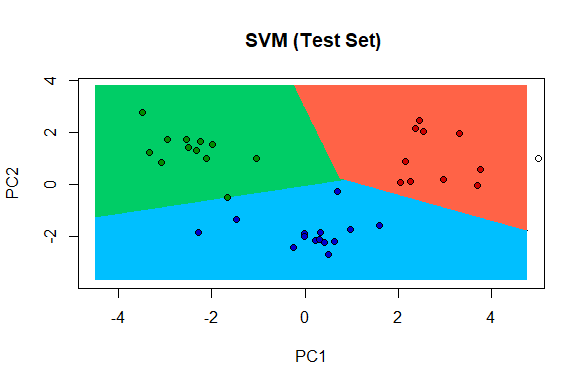

Here is the R script that generated this plot:
# PCA

# Importing the dataset
dataset = read.csv('Wine.csv')

# Splitting dataset into training set and test set
library(caTools)
set.seed(123)
split = sample.split(dataset$Customer_Segment, SplitRatio = 0.8)
training_set = subset(dataset, split == TRUE)
test_set = subset(dataset, split == FALSE)

# Feature scaling
training_set[, -14] = scale(training_set[, -14])
test_set[, -14] = scale(test_set[, -14])


# Applying PCA
# install.packages('caret')
library(caret)
# installed.packages('e1071')
library(e1071)
pca = preProcess(x = training_set[-14], method = 'pca',
								 pcaComp = 2)
training_set = predict(pca, training_set)
training_set = training_set[c(2, 3, 1)]
test_set = predict(pca, test_set)
test_set = test_set[c(2, 3, 1)]


# fitting classifier to training set
# install.packages('e1071')
library(e1071)
classifier = svm(formula = Customer_Segment ~ ., 
								 data = training_set,
								 type = 'C-classification',
								 kernel = 'linear')

# Predicting the test set
y_pred = predict(classifier, newdata = test_set[-3])

# Making the confusion matrix
cm = table(test_set[, 3], y_pred)

# Visualise the training set results
#install.packages('ElemStatLearn')
library(ElemStatLearn)
set = training_set
X1 = seq(min(set[, 1] -1), max(set[, 1] + 1), by=0.01)
X2 = seq(min(set[, 2] -1), max(set[, 2] + 1), by=0.01)
grid_set = expand.grid(X1, X2)
colnames(grid_set) = c('PC1', 'PC2')
y_grid = predict(classifier,
								 type = "response",
								 newdata = grid_set
)
plot(set[, 3],
		 main = "SVM Classifeir (Training Set)",
		 xlab = "PC1", ylab="PC2", 
		 xlim=range(X1), ylim = range(X2))

contour(X1, X2, matrix(as.numeric(y_grid), length(X1), length(X2)), add = TRUE)
points(grid_set, pch='.', col=ifelse(y_grid ==2, 'deepskyblue',
																		 ifelse( y_grid ==1, 
																		 				'springgreen3',
																		 				'tomato') ))
points(set, pch=21, bg=ifelse(set[, 3] ==2, 'blue3',
															ifelse(set[, 3] ==1, 'green4', 'red3')))

# Visualise the test set results
#install.packages('ElemStatLearn')
library(ElemStatLearn)
set = test_set
X1 = seq(min(set[, 1] -1), max(set[, 1] + 1), by=0.01)
X2 = seq(min(set[, 2] -1), max(set[, 2] + 1), by=0.01)
grid_set = expand.grid(X1, X2)
colnames(grid_set) = c('PC1', 'PC2')
y_grid = predict(classifier,
								 type = "response",
								 newdata = grid_set
)
plot(set[, 3],
		 main = " SVM (Test Set)",
		 xlab = "PC1", ylab="PC2", 
		 xlim=range(X1), ylim = range(X2))

contour(X1, X2, matrix(as.numeric(y_grid), length(X1), length(X2)), add = TRUE)
points(grid_set, pch='.', col=ifelse(y_grid ==2, 'deepskyblue',
																		 ifelse( y_grid ==1, 
																		 				'springgreen3',
																		 				'tomato') ))
points(set, pch=21, bg=ifelse(set[, 3] ==2, 'blue3',
															ifelse(set[, 3] ==1, 'green4', 'red3')))
